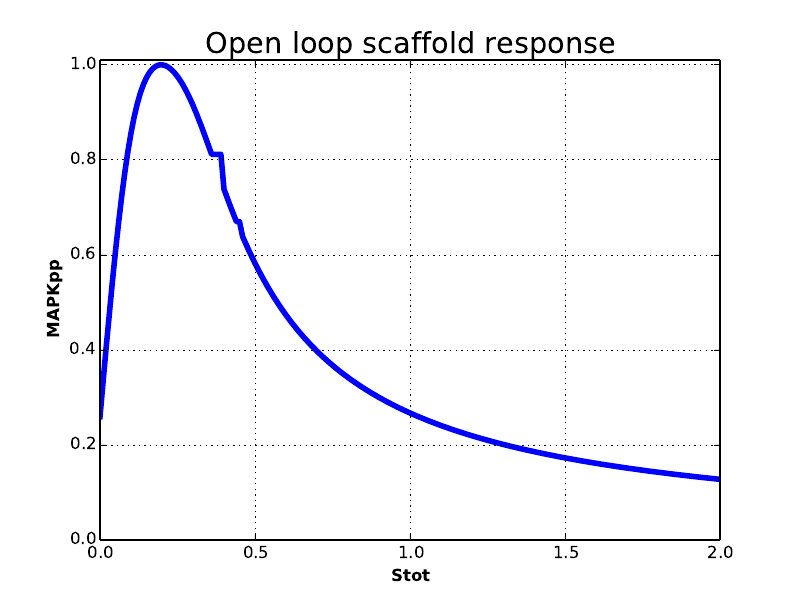

This chart was generated by the following Python code:
from BetaArrestin import *

Stot = np.arange(0, 2, 0.01)
p = [ { 'StotOpt' : s,
        'slevel' : 'StotOpt',
        'p2'  : 0,
        'p4a' : 0,
        'p4b' : 0,
        'p3a' : 10,
        'p3b' : 0,
        'p3d' : 1 } for s in Stot ]
sim = runsim( p )

fig, ax = genfig()
ax.set_title("Open loop scaffold response")
ax.set_xlabel("Stot")
ax.set_ylabel("MAPKpp")
ax.set_xlim(auto=True)
ax.set_ylim(0,1.01)
ax.plot( sim['Stot'], sim['MAPKpp'])
fig.show()

fig.savefig( "StotVsMAPKpp.pdf", transparent=True )
